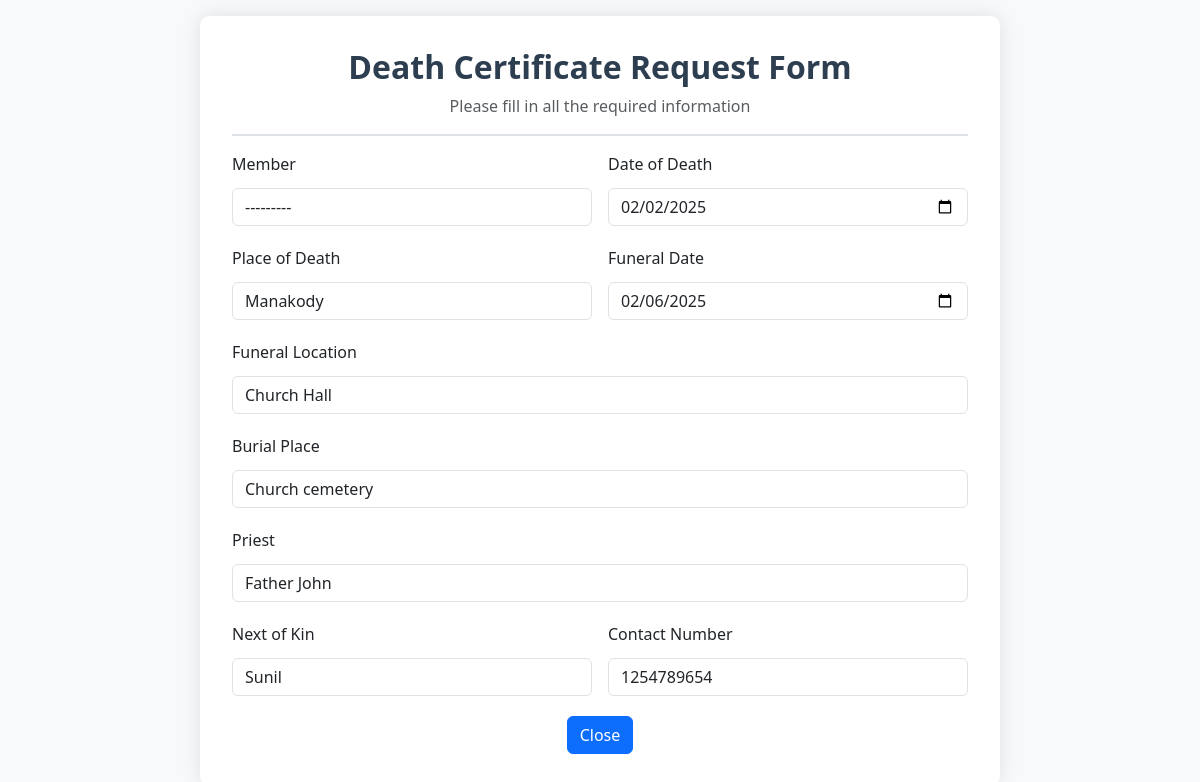
The app's page /death_update/3 (signed in) with its own data.
### app/models.py (models this page shows, shortened)
class Death_Record(models.Model):
    member = models.ForeignKey(User, on_delete=models.CASCADE, null=True, blank=True, related_name="death_records")
    applied_by = models.ForeignKey(User, on_delete=models.CASCADE, related_name="applied_death_records", null=True, blank=True,)  # User who submitted the record
    date_of_death = models.DateField()
    place_of_death = models.CharField(max_length=255)
    funeral_date = models.DateField(blank=True, null=True)
    funeral_location = models.CharField(max_length=255, blank=True, null=True)
    burial_place = models.CharField(max_length=255, blank=True, null=True)
    next_of_kin = models.CharField(max_length=255, blank=True, null=True)
    contact_number = models.CharField(max_length=15, blank=True, null=True)
    priest=models.CharField(max_length=255,blank=True, null=True)
    created_at = models.DateTimeField(auto_now_add=True)
    updated_at = models.DateTimeField(auto_now=True)
    is_approved = models.BooleanField(default=False)

### app/views.py (the view, shortened to what this page needs)
# urls.py: path('death_update/<int:pk>', Death_Certificate_Update_View.as_view(),name='death_update'),
@method_decorator(Login_required,name='dispatch')
class Death_Certificate_Update_View(View):
    def get(self, request,*args,**kwargs):
        id=kwargs.get('pk')
        data=Death_Record.objects.get(id=id)
        form=Death_Record_Form(instance=data,user=request.user)
        return render(request,'death_form.html',{'form':form})

### app/views.py (called while the page is built)
def Login_required(fn):
    def wrapper(request,*args,**kwargs):
        if not request.user.is_authenticated:
            return redirect('login')
        else:
            return fn(request,*args,**kwargs)
    return wrapper

### app/templates/death_form.html (shortened to what this page needs)
<!DOCTYPE html>
<html lang="en">
<head>
    <link href="https://cdnjs.cloudflare.com/ajax/libs/bootstrap/5.3.2/css/bootstrap.min.css" rel="stylesheet">
</head>
<body>
    <div class="container">
        <div class="form-container">
            <div class="header">
                <h2 class="form-title">Death Certificate Request Form</h2>
                <p class="text-muted">Please fill in all the required information</p>
            </div>
            <form action="" method="post">
                <div class="row g-3">
                    <div class="col-md-6">
                        <label class="form-label">Member</label>
                        {{ form.member }}
                    </div>
                    <div class="col-md-6">
                        <label class="form-label">Date of Death</label>
                        {{ form.date_of_death }}
                    </div>
                    <div class="col-md-6">
                        <label class="form-label">Place of Death</label>
                        {{ form.place_of_death }}
                    </div>
                    <div class="col-md-6">
                        <label class="form-label">Funeral Date</label>
                        {{ form.funeral_date }}
                    </div>
                    <div class="col-12">
                        <label class="form-label">Funeral Location</label>
                        {{ form.funeral_location }}
                    </div>
                    <div class="col-12">
                        <label class="form-label">Burial Place</label>
                        {{ form.burial_place }}
                    </div>
                    <div class="col-12">
                        <label class="form-label">Priest</label>
                        {{ form.priest }}
                    </div>
                    <div class="col-md-6">
                        <label class="form-label">Next of Kin</label>
                        {{ form.next_of_kin }}
                    </div>
                    <div class="col-md-6">
                        <label class="form-label">Contact Number</label>
                        {{ form.contact_number }}
                    </div>
                </div>
                {% if not request.user.is_staff %}
                <button type="submit" class="btn btn-primary submit-btn">
                Submit Request
                </button>
                {% else %}
                <div class="w-100 d-flex justify-content-center mt-3">
                    <a class="btn btn-primary" href="{% url 'admin_approval' %}">Close</a>
                </div>
                {% endif %}
            </form>
        </div>
    </div>
</body>
</html>

### app/templates/death_form.html (style rules this page uses)
body { background-color: #f8f9fa; }
.form-container { max-width: 800px; margin: 1rem auto; padding: 2rem; background-color: white; border-radius: 10px; box-shadow: 0 0 20px rgba(0,0,0,0.1); }
.header { text-align: center; margin-bottom: 1rem; border-bottom: 2px solid #dee2e6; }
.form-title { color: #2c3e50; font-weight: 600; }

### records on screen
Death_Record: member "---------", date_of_death "02/02/2025", place_of_death "Manakody", funeral_date "02/06/2025", funeral_location "Church Hall", burial_place "Church cemetery", priest "Father John", next_of_kin "Sunil", contact_number "1254789654"
